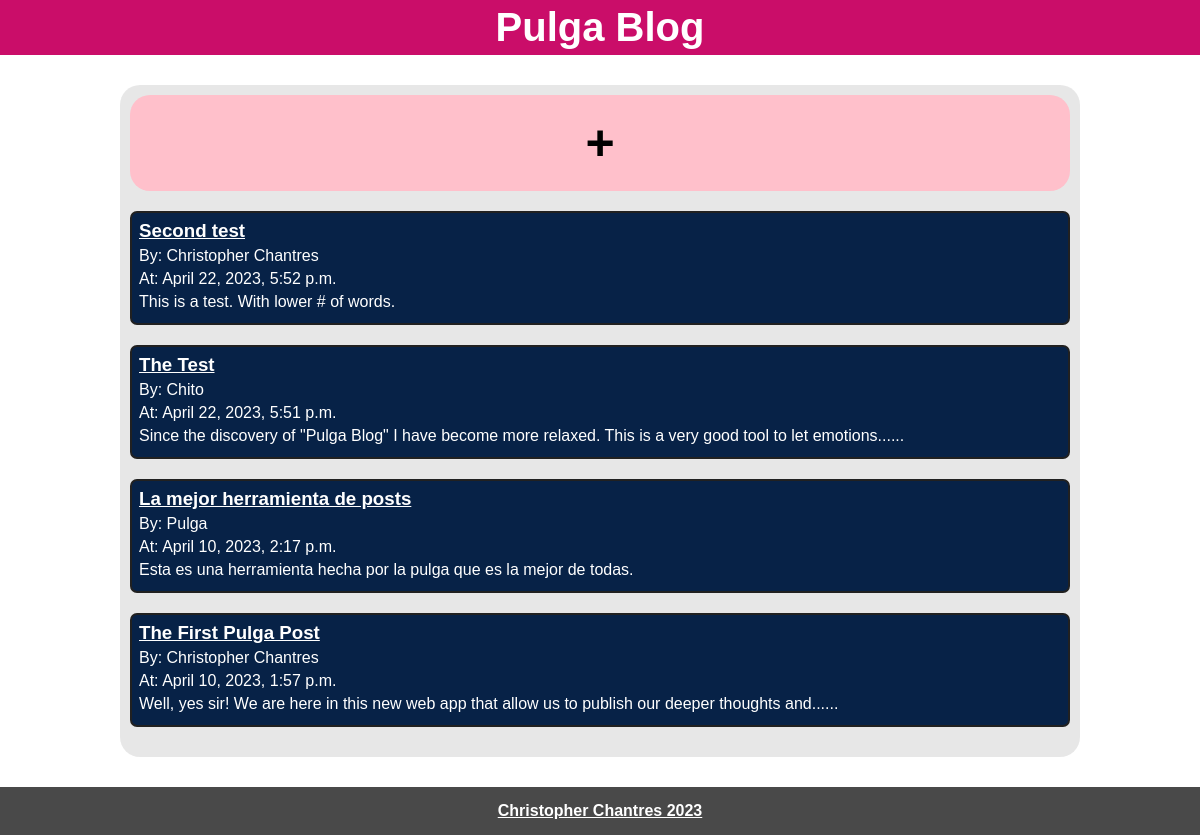
Before: / with the older database file.
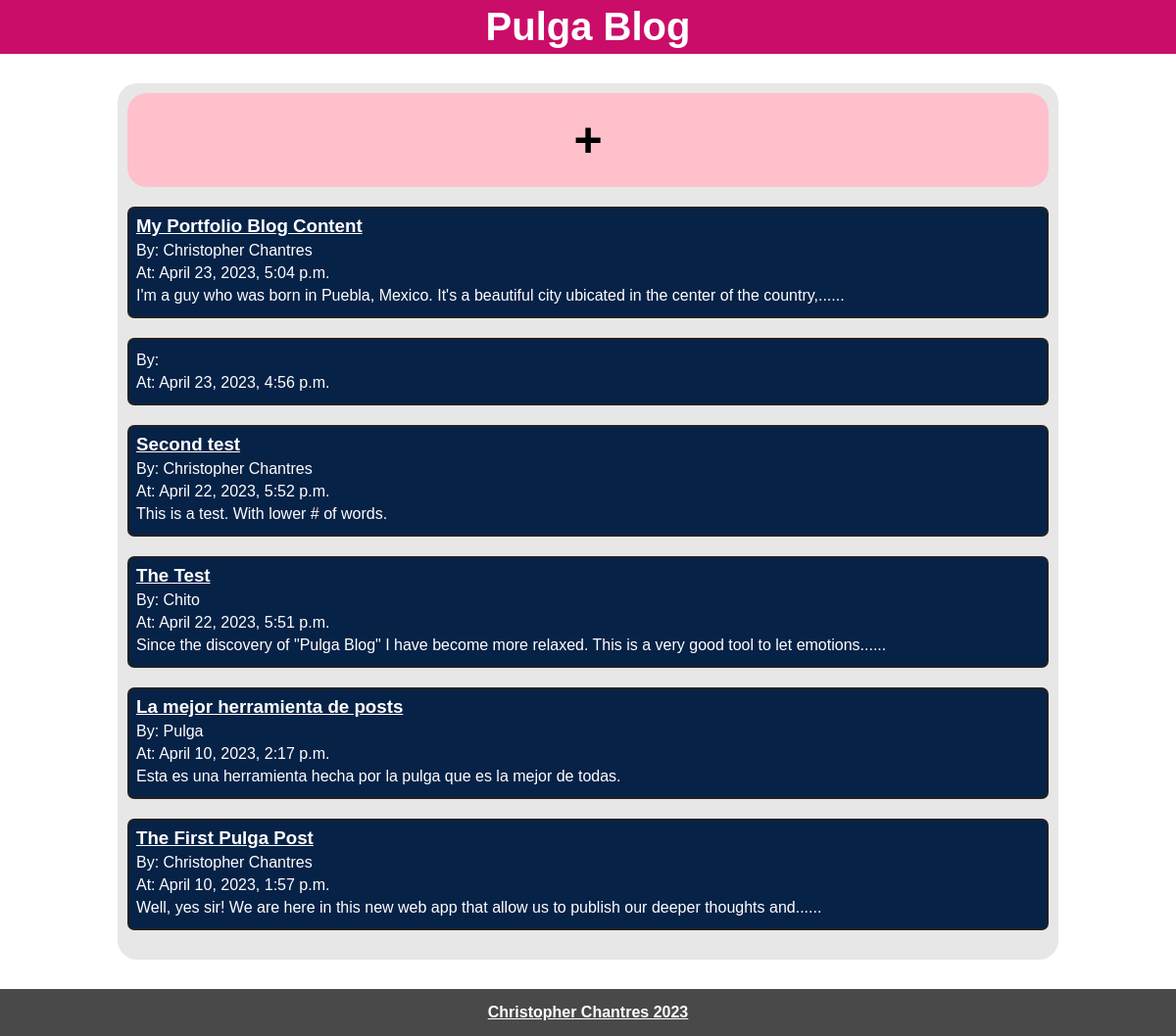
After: the same page with the newer database file.
### polls/models.py (models this page shows)
class Post(models.Model):
  title = models.CharField(max_length=255)
  author = models.CharField(max_length=30, default="Anonymous")
  content = models.TextField()
  created_at = models.DateTimeField(auto_now_add=True)
  updated_at = models.DateTimeField(auto_now_add=True)

### polls/views.py (the view)
# urls.py: path('', views.home, name='home'),
def home(request):
  posts = Post.objects.all().order_by('-created_at')
  return render(request, 'home.html', {'posts':posts})

### templates/home.html (shortened to what this page needs)
{% extends 'base.html' %}
{% load static %}
{% block link_stylesheet %}
  <link rel="stylesheet" href="{% static 'css/home.css' %}">
{% endblock link_stylesheet %}
{% block main %}
  <main>
    <section>
      <div class="container">
        <div class="new-post">
          <button id="create-post" class="create-post-btn">+</button>
        </div>
        {% for post in posts %}
          <div class="card-post">
              <h3><a href="{% url 'post_detail' post_id=post.id %}">{{ post.title }}</a></h3>
              <p>By: {{ post.author }}</p>
              <p>At: {{ post.created_at }}</p>
              {% if post.content|wordcount > 20 %}
                <p>{{ post.content.split|slice:":20"|join:" " }}......</p>
              {% else %}
                <p>{{ post.content }}</p>
              {% endif %}
          </div>
        {% endfor %}
      </div>
    </section>
  </main>
{% endblock main %}

Changed rows visible on the page:
added Post: title "My Portfolio Blog Content", author "Christopher Chantres", created_at "April 23, 2023, 5:04 p.m.", content.split "I'm a guy who was born in Puebla, Mexico. It's a beautiful city ubicated in the center of the country,"
added Post: created_at "April 23, 2023, 4:56 p.m."
